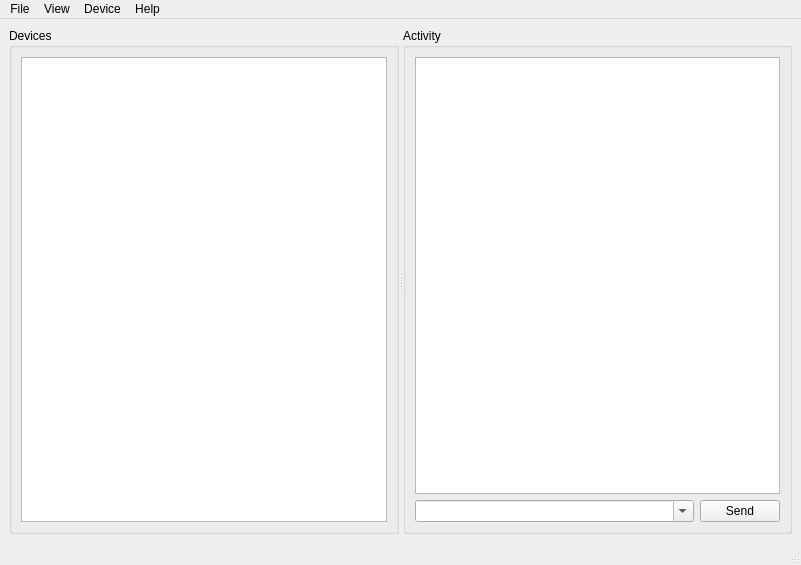
<ui version="4.0" >
 <class>MainWindowUi</class>
 <widget class="QMainWindow" name="MainWindowUi" >
  <property name="geometry" >
   <rect>
    <x>0</x>
    <y>0</y>
    <width>801</width>
    <height>565</height>
   </rect>
  </property>
  <property name="windowTitle" >
   <string>mchelper</string>
  </property>
  <widget class="QWidget" name="centralwidget" >
   <property name="geometry" >
    <rect>
     <x>0</x>
     <y>22</y>
     <width>801</width>
     <height>521</height>
    </rect>
   </property>
   <layout class="QGridLayout" >
    <item row="0" column="0" >
     <widget class="QSplitter" name="splitter" >
      <property name="orientation" >
       <enum>Qt::Horizontal</enum>
      </property>
      <property name="childrenCollapsible" >
       <bool>false</bool>
      </property>
      <widget class="QGroupBox" name="groupBox" >
       <property name="title" >
        <string>Devices</string>
       </property>
       <layout class="QGridLayout" >
        <item row="0" column="0" >
         <widget class="DeviceList" name="deviceList" >
          <property name="focusPolicy" >
           <enum>Qt::WheelFocus</enum>
          </property>
         </widget>
        </item>
       </layout>
      </widget>
      <widget class="QGroupBox" name="groupBox_2" >
       <property name="title" >
        <string>Activity</string>
       </property>
       <layout class="QGridLayout" >
        <item row="0" column="0" >
         <layout class="QVBoxLayout" >
          <item>
           <widget class="QPlainTextEdit" name="outputConsole" >
            <property name="undoRedoEnabled" >
             <bool>false</bool>
            </property>
            <property name="readOnly" >
             <bool>true</bool>
            </property>
           </widget>
          </item>
          <item>
           <layout class="QHBoxLayout" >
            <item>
             <widget class="QComboBox" name="commandLine" >
              <property name="sizePolicy" >
               <sizepolicy vsizetype="Fixed" hsizetype="Expanding" >
                <horstretch>0</horstretch>
                <verstretch>0</verstretch>
               </sizepolicy>
              </property>
              <property name="editable" >
               <bool>true</bool>
              </property>
              <property name="maxCount" >
               <number>10</number>
              </property>
              <property name="insertPolicy" >
               <enum>QComboBox::NoInsert</enum>
              </property>
             </widget>
            </item>
            <item>
             <widget class="QPushButton" name="sendButton" >
              <property name="text" >
               <string>Send</string>
              </property>
             </widget>
            </item>
           </layout>
          </item>
         </layout>
        </item>
       </layout>
      </widget>
     </widget>
    </item>
   </layout>
  </widget>
  <widget class="QMenuBar" name="menubar" >
   <property name="geometry" >
    <rect>
     <x>0</x>
     <y>0</y>
     <width>801</width>
     <height>22</height>
    </rect>
   </property>
   <widget class="QMenu" name="menuFile" >
    <property name="title" >
     <string>File</string>
    </property>
    <addaction name="actionAbout" />
    <addaction name="actionPreferences" />
   </widget>
   <widget class="QMenu" name="menuView" >
    <property name="title" >
     <string>View</string>
    </property>
    <addaction name="actionClearConsole" />
    <addaction name="actionHide_OSC" />
   </widget>
   <widget class="QMenu" name="menuDevice" >
    <property name="title" >
     <string>Device</string>
    </property>
    <addaction name="actionInspector" />
    <addaction name="actionUpload" />
   </widget>
   <widget class="QMenu" name="menuHelp" >
    <property name="title" >
     <string>Help</string>
    </property>
   </widget>
   <addaction name="menuFile" />
   <addaction name="menuView" />
   <addaction name="menuDevice" />
   <addaction name="menuHelp" />
  </widget>
  <widget class="QStatusBar" name="statusbar" >
   <property name="geometry" >
    <rect>
     <x>0</x>
     <y>543</y>
     <width>801</width>
     <height>22</height>
    </rect>
   </property>
  </widget>
  <action name="actionPreferences" >
   <property name="text" >
    <string>Preferences...</string>
   </property>
  </action>
  <action name="actionClearConsole" >
   <property name="text" >
    <string>Clear Activity Window</string>
   </property>
   <property name="shortcut" >
    <string>Ctrl+X</string>
   </property>
  </action>
  <action name="actionHide_OSC" >
   <property name="checkable" >
    <bool>true</bool>
   </property>
   <property name="text" >
    <string>Hide OSC Messages</string>
   </property>
  </action>
  <action name="actionAbout" >
   <property name="text" >
    <string>About mchelper</string>
   </property>
  </action>
  <action name="actionInspector" >
   <property name="text" >
    <string>View Inspector...</string>
   </property>
   <property name="shortcut" >
    <string>Ctrl+I</string>
   </property>
  </action>
  <action name="actionUpload" >
   <property name="text" >
    <string>Upload New Firmware...</string>
   </property>
  </action>
 </widget>
 <customwidgets>
  <customwidget>
   <class>DeviceList</class>
   <extends>QListWidget</extends>
   <header>MainWindow.h</header>
  </customwidget>
 </customwidgets>
 <resources/>
 <connections/>
</ui>
